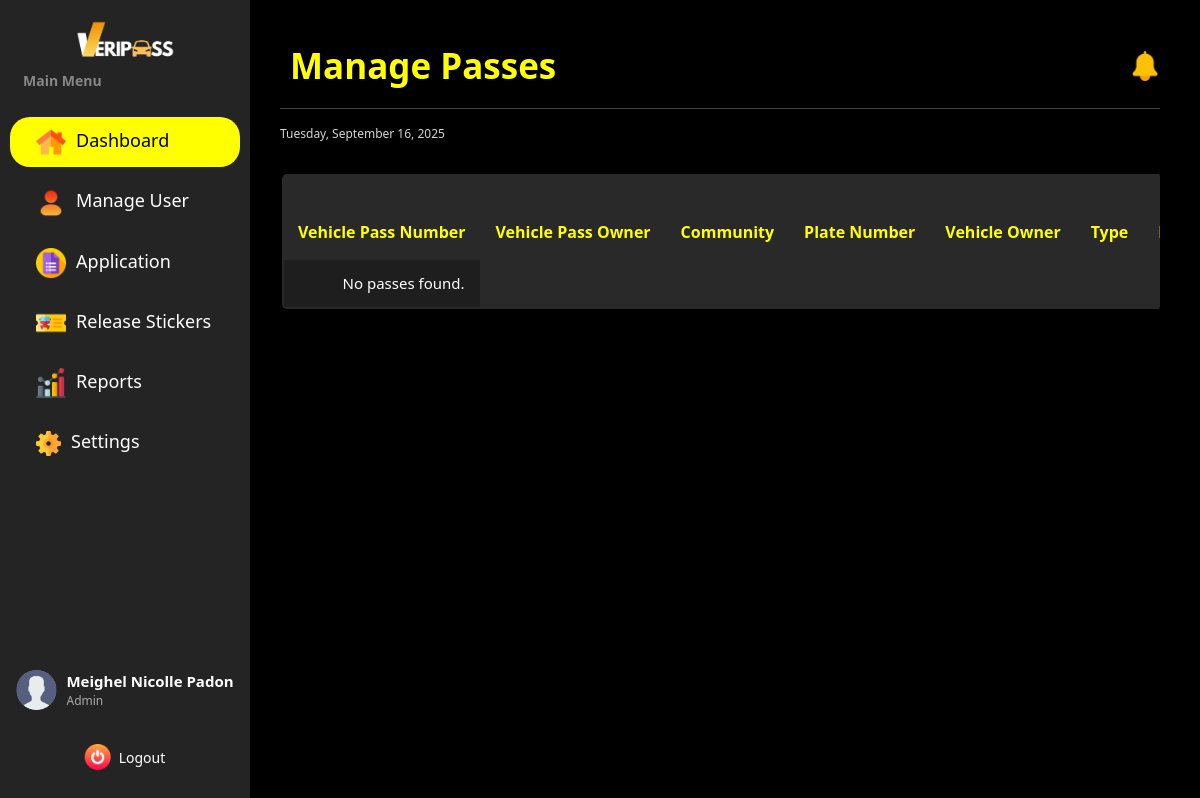
The page /dashboard/admin/manage_passes/ (signed in) on the database as committed earlier.
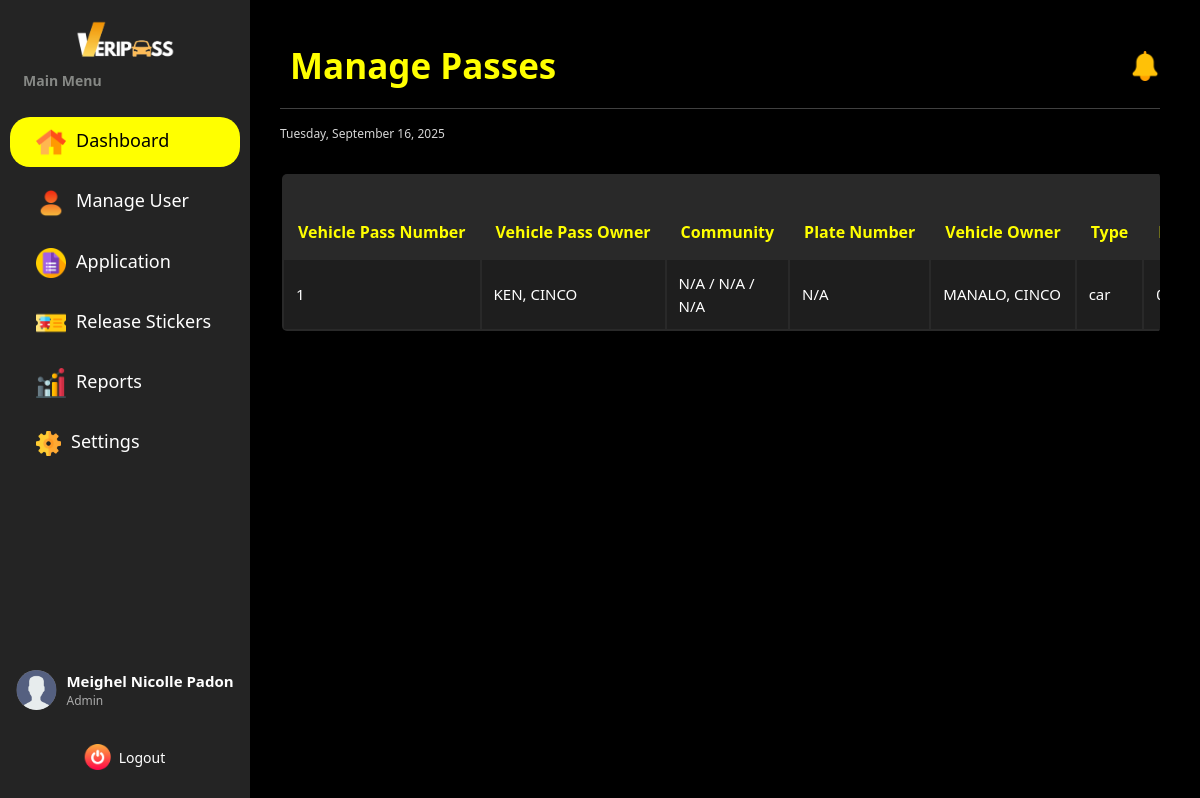
The same page on the database as committed later.
### vehicle_pass/models.py (models this page shows, shortened)
class BaseModel(models.Model):
    created_at = models.DateTimeField(auto_now_add=True, db_index=True)
    updated_at = models.DateTimeField(auto_now=True)
    class Meta:
        abstract = True

class VehiclePass(BaseModel):
    STATUS_CHOICES = [
        ('active', 'Active'),
        ('inactive', 'Inactive'),
        ('revoked', 'Revoked')
    ]
    vehicle = models.OneToOneField(Vehicle, on_delete=models.CASCADE)
    pass_number = models.CharField(max_length=20)
    pass_expire = models.DateField()
    status = models.CharField(max_length=10, choices=STATUS_CHOICES, default="active")

class Vehicle(BaseModel):
    VEHICLE_TYPE = [('motor', 'Motor'),
                    ('car', 'Car'),
                    ('van', 'Van')]
    applicant = models.ForeignKey(UserProfile, on_delete=models.CASCADE, null=True, blank=True)
    make_model = models.CharField(max_length=35)
    plate_number = models.CharField(max_length=10, unique=True)
    year_model = models.IntegerField()
    color = models.CharField(max_length=20)
    type = models.CharField(choices=VEHICLE_TYPE, max_length=5)
    engine_number = models.CharField(max_length=25)
    chassis_number = models.CharField(max_length=17)
    or_number = models.CharField(max_length=25)
    cr_number = models.CharField(max_length=25)
    owner_firstname = models.CharField(max_length=45, null=True, blank=True)
    owner_middlename = models.CharField(max_length=45, null=True, blank=True)
    owner_lastname = models.CharField(max_length=45, null=True, blank=True)
    owner_suffix = models.CharField(max_length=5, null=True, blank=True)
    relationship_to_owner = models.CharField(max_length=15, null=True, blank=True)
    contact_number = models.CharField(max_length=14, null=True, blank=True)
    address = models.CharField(max_length=100, null=True, blank=True)

class UserProfile(BaseModel):
    ROLE_CHOICES = [('user', 'User'),
        ('security', 'Security'),
        ('admin', 'Admin')
        ]
    SCHOOL_ROLE_CHOICES = [('student', 'Student'),
                           ('faculty & staff', 'Faculty and Staff'),
                           ('university official', 'University Official')
    ]
    COLLEGE_CHOICES = [('CAD', 'College of Architecture and Design'),
                       ('CAH', 'College of Arts and Humanities'),
                       ('CBA', 'College of Business and Accountancy'),
                       ('CCJE', 'College of Criminal Justice and Education'),
                       ('CoE', 'College of Engineering'),
                       ('CHTM', 'College of Hospitality Management and Tourism'),
                       ('CNHS', 'College of Nursing and Health Sciences'),
                       ('CS', 'College of Sciences'),
                       ('CTE', 'College of Teacher Education'),
    ]
    YEAR_LEVEL_CHOICES = [('first year', 'First Year'),
                          ('second year', 'Second Year'),
                          ('third year', 'Thord Year'),
                          ('fourth year', 'Fourth year'),
                          ('fifth year', 'Fifth Year')
    ]
    OFFICE_CHOICES = [
        ('university president', 'University President'),
        ('university president coa', 'University President COA'),
        ('office of the university secretary', 'Office of the University Secretary'),
        ('legal office', 'Legal Office (Data Privacy Office)'),
        ('planning and development office', 'Planning and Development Office'),
        ('office of the internal audit services', 'Office of the Internal Audit Services (QMS)'),
        ('public information office', 'Public Information Office'),
        ('alumni affairs office', 'Alumni Affairs Office'),
        ('academic council', 'Academic Council'),
        ('administrative council', 'Administrative Council'),
        ('research and extension council', 'Research and Extension Council'),
        ('management committee', 'Management Committee'),
        ('university ethics committee', 'University Ethics Committee'),
        ('gender and development office', 'Gender and Development Office'),
        ('international affairs and linkages office', 'International Affairs and Linkages Office'),
        ('office of the vice president for finance and administration', 'Office of the Vice President for Finance and Administration'),
        ('bids and awards committee', 'Bids and Awards Committee'),
        ('administrative management office', 'Administrative Management Office'),
        ('records archives management office', 'Records Archives Management Office'),
        ('human resource management office', 'Human Resource Management Office'),
        ('faculty and staff development unit', 'Faculty and Staff Development Unit'),
        ('health services office', 'Health Services Office'),
        ('management information system information office', 'Management Information System Information Office'),
        ('security office', 'Security Office'),
        ('supply and property management office', 'Supply and Property Management Office'),
        ('disaster risk reduction and management office', 'Disaster Risk Reduction and Management Office'),
        ('project management office', 'Project Management Office'),
        ('general services office', 'General Services Office'),
        ('utility and environmental management office', 'Utility and Environmental Management Office'),
        ('motorpool office', 'Motorpool Office'),
        ('finance management service offices (cfo)', 'Finance Management Service Offices (CFO)'),
        ('accounting office', 'Accounting Office'),
        ('processing unit', 'Processing Unit'),
        ('student accounts & assessment', 'Student Accounts & Assessment'),
        ('financial reporting', 'Financial Reporting'),
        ('budget office', 'Budget Office'),
        ('production services/income generating projects office', 'Production Services/Income Generating Projects Office'),
        ('production', 'Production'),
        ('sifma', 'SIFMA'),
        ('university bookstore', 'University Bookstore'),
        ('auxiliary services - canteen', 'Auxiliary Services - Canteen'),
        ('auxiliary services - hostel', 'Auxiliary Services - Hostel'),
        ('auxiliary services - dormitory', 'Auxiliary Services - Dormitory'),
        ('university printing press', 'University Printing Press'),
        ('procurement office', 'Procurement Office'),
        ('cashiers office', 'Cashier’s Office'),
        ('office of the vice president for research, development and extension', 'Office of the Vice President for Research, Development and Extension'),
        ('university research office', 'University Research Office'),
        ('university extension service office', 'University Extension Service Office'),
        ('intellectual property and technology transfer office', 'Intellectual Property and Technology Transfer Office'),
        ('palawan studies center', 'Palawan Studies Center'),
        ('center for strategy policy and governance', 'Center for Strategy Policy and Governance'),
        ('panrehiyong iv-b sentro ng wikang pilipino', 'Panrehiyong IV-B Sentro ng Wikang Pilipino'),
        ('marine science research center', 'Marine Science Research Center'),
        ('palawan international technology business incubator & startup hub office', 'Palawan International Technology Business Incubator & Startup Hub Office'),
        ('office of the vice president for academic affairs', 'Office of the Vice President for Academic Affairs'),
        ('office of the eteeap', 'Office of the ETEEAP'),
        ('office of the university registrar', 'Office of the University Registrar'),
        ('university quality assurance center', 'University Quality Assurance Center'),
        ('office of the university sports', 'Office of the University Sports'),
        ('office of the curriculum & instructional materials development', 'Office of the Curriculum & Instructional Materials Development'),
        ('office of the student affairs and services', 'Office of the Student Affairs and Services'),
        ('social and cultural affairs (psu band, psu dance troupe, psu singers)', 'Social and Cultural Affairs (PSU Band, PSU Dance Troupe, PSU Singers)'),
        ('office of the university library', 'Office of the University Library'),
        ('psu museum', 'PSU Museum'),
    ]
    WORKPLACE_CHOICES = OFFICE_CHOICES + COLLEGE_CHOICES
    corporate_email = models.EmailField(max_length=50, unique=True)
    password = models.CharField(max_length=128)
    contact = models.CharField(max_length=14)
    lastname = models.CharField(max_length=25)
    firstname = models.CharField(max_length=50)
    middlename = models.CharField(max_length=25, blank=True, null=True)
    suffix = models.CharField(max_length=5, blank=True, null=True)
    address = models.CharField(max_length=100, blank=True, null=True)
    dl_number = models.CharField(max_length=25)
    college = models.CharField(max_length=100, choices=COLLEGE_CHOICES ,blank=True, null=True)
    program = models.CharField(max_length=100, blank=True, null=True)
    year_level = models.CharField(max_length=40, choices=YEAR_LEVEL_CHOICES, blank=True, null=True)
    father_name = models.CharField(max_length=100, blank=True, null=True)
    father_contact = models.CharField(max_length=14, blank=True, null=True)
    father_address = models.CharField(max_length=150, blank=True, null=True)
    mother_name = models.CharField(max_length=100, blank=True, null=True)
    mother_contact =models.CharField(max_length=14, blank=True, null=True)
    mother_address = models.CharField(max_length=150, blank=True, null=True)
    guardian_name = models.CharField(max_length=100, blank=True, null=True)
    guardian_contact = models.CharField(max_length=14, blank=True, null=True)
    guardian_address = models.CharField(max_length=150, blank=True, null=True)
    position = models.CharField(max_length=50, blank=True, null=True)
    workplace = models.CharField(max_length=150, choices=WORKPLACE_CHOICES, blank=True, null=True)
    role = models.CharField(max_length=20, choices=ROLE_CHOICES, default='user', null=True)
    school_role = models.CharField(max_length=20, choices=SCHOOL_ROLE_CHOICES, null=True, blank=True)

### vehicle_pass/views.py (the view)
# urls.py: path("dashboard/admin/manage_passes/", admin_manage_passes, name="admin_manage_passes"),
@login_required
def admin_manage_passes(request):
    vehicle_passes = VehiclePass.objects.select_related(
        'vehicle',
        'vehicle__applicant',
    ).all()
    context = {
        'vehicle_passes': vehicle_passes,
    }
    return render(request, "Admin Dashboard/Admin_Manage_Passes.html", context)

### vehicle_pass/authentication.py (called while the page is built)
def login_required(view_func):
    @wraps(view_func)
    def wrapper(request, *args, **kwargs):
        if "user_id" not in request.session:
            return redirect("/login")  # Redirect to login if not authenticated
        return view_func(request, *args, **kwargs)
    return wrapper

### vehicle_pass/context_processors.py (called while the page is built)
def admin_user_context(request):
    if hasattr(request, 'session') and 'user_id' in request.session:
        try:
            user_id = request.session.get('user_id')
            admin_user = UserProfile.objects.get(id=user_id, role='admin')
            admin_name = f"{admin_user.firstname} {admin_user.lastname}"
        except Exception as e:
            admin_name = "Admin"
    else:
        admin_name = "Not Logged In"
    return {'admin_name': admin_name}

### templates/Admin Dashboard/Admin_Manage_Passes.html (shortened to what this page needs)
{% extends "includes/admin_sidebar.html" %}
{% load static %}
{% block extra_css %}
    <link rel="stylesheet" href="{% static 'css/admin-dashboard-style.css' %}">
    <link rel="stylesheet" href="{% static 'css/sidebar.css' %}">
    <link rel="stylesheet" href="https://cdn.datatables.net/1.13.4/css/dataTables.bootstrap5.min.css">
    <link rel="stylesheet"href="https://cdn.datatables.net/responsive/2.4.1/css/responsive.dataTables.min.css">
{% endblock %}
{% block content %}
<div class="dashboard-wrapper d-flex">
    <div class="main-content flex-grow-1 ms-uto">
        <div class="d-flex justify-content-between align-items-center">
            <h2 class="title mb-3 mb-md-0">Manage Passes</h2>
            <div class="d-flex align-items-center gap-3">
                <a href="Announcements.html" class="text-decoration-none position-relative">
                    <img src="{% static 'images/notification.png' %}" alt="Notifications" width="30" height="30">
                </a>
            </div>
        </div>
        <hr>
        <small><span id="date"></span></small>
        <br>
        <section class="table-container">
            <table id="myTable" class="passes-table">
                <thead>
                    <tr>
                        <th>Vehicle Pass Number</th>
                        <th>Vehicle Pass Owner</th>
                        <th>Community</th>
                        <th>Plate Number</th>
                        <th>Vehicle Owner</th>
                        <th>Type</th>
                        <th>Date Applied</th>
                    </tr>
                </thead>
                <tbody>
                    {% for pass in vehicle_passes %}
                    <tr>
                        <td>{{ pass.id }}</td>
                        <td>
                            {{ pass.vehicle.applicant.firstname|default:"N/A"|upper }},
                            {{ pass.vehicle.applicant.lastname|default:"N/A"|upper }}
                        </td>
                        <td>
                            {{ pass.vehicle.applicant.college|default:"N/A" }} /
                            {{ pass.vehicle.applicant.department|default:"N/A" }} /
                            {{ pass.vehicle.applicant.program|default:"N/A" }}
                        </td>
                        <td>{{ pass.vehicle.plateNumber|default:"N/A" }}</td>
                        <td>
                            {% if pass.vehicle.is_owner %}
                                {{ pass.vehicle.applicant.firstname|default:"N/A"|upper }},
                                {{ pass.vehicle.applicant.lastname|default:"N/A"|upper }}
                            {% else %}
                                {{ pass.vehicle.owner_firstname|default:"N/A"|upper }},
                                {{ pass.vehicle.owner_lastname|default:"N/A"|upper }}
                            {% endif %}
                        </td>
                        <td>{{ pass.vehicle.type|default:"N/A" }}</td>
                        <td>{{ pass.vehicle.created_at|date:"m/d/Y" }}</td>
                    </tr>
                    {% empty %}
                    <tr>
                        <td colspan="9" class="text-center">No passes found.</td>
                    </tr>
                    {% endfor %}
                </tbody>
            </table>
        </section>
    </div>
</div>
{% endblock %}

Rows that differ between the two databases and show on the page:
added VehiclePass: id "1", vehicle.applicant.firstname "KEN", vehicle.applicant.lastname "CINCO", vehicle.applicant.college "N/A", vehicle.applicant.department "N/A", vehicle.applicant.program "N/A", vehicle.plateNumber "N/A", vehicle.owner_firstname "MANALO", vehicle.owner_lastname "CINCO", vehicle.type "car"
Other text that changed with them:
text no longer shown: "No passes found."
